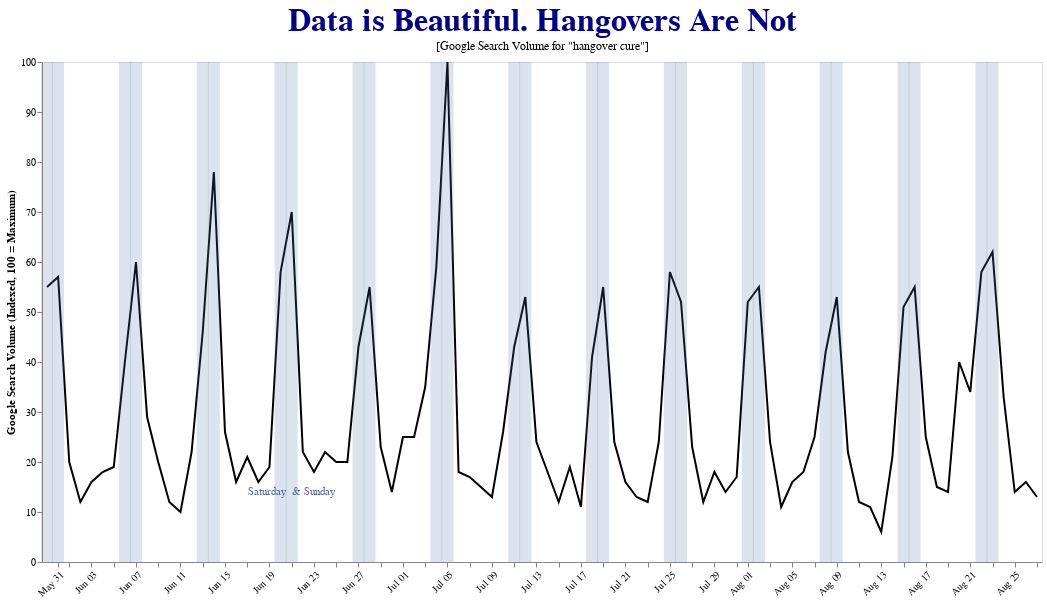

This figure's notebook cell:
### Markdown cell above
And some final touches to the plot.

### Code cell
c.properties(
    title= {
        "text": "Data is Beautiful. Hangovers Are Not",
        "subtitle": "[Google Search Volume for \"hangover cure\"]"
    }   
).configure_title(
    fontSize=32,
    color="darkblue"
)

### Figure 1 — Vega-Lite specification as saved in the notebook (floating-point values rounded to 4 significant figures)
{"config": {"view": {"continuousWidth": 400, "continuousHeight": 300}, "title": {"color": "darkblue", "fontSize": 32}}, "layer": [{"data": {"name": "data-4968d534fe40da61815f940442ba9fe3"}, "mark": {"type": "line", "color": "black"}, "encoding": {"x": {"type": "temporal", "axis": {"format": "%b %d", "grid": false, "labelAngle": -45, "title": ""}, "field": "Day"}, "y": {"type": "quantitative", "axis": {"grid": false}, "field": "Count", "title": "Google Search Volume (Indexed, 100 = Maximum)"}}, "height": 500, "title": "Data is Beautiful. Hangovers Are Not", "width": 1000}, {"data": {"name": "data-1d8084f21a1411ad8a200f0dd5d02e4d"}, "mark": {"type": "bar", "opacity": 0.2, "size": 12}, "encoding": {"x": {"type": "temporal", "field": "Day"}, "y": {"type": "quantitative", "field": "Count"}}}, {"data": {"name": "data-c53cc984476594f91b0e4bd7f103b3e5"}, "mark": {"type": "text", "color": "#4F61A1", "dy": 280}, "encoding": {"text": {"type": "nominal", "field": "label"}, "x": {"type": "temporal", "field": "Day"}, "y": {"type": "quantitative", "field": "Count"}}}], "title": {"text": "Data is Beautiful. Hangovers Are Not", "subtitle": "[Google Search Volume for \"hangover cure\"]"}, "$schema": "https://vega.github.io/schema/vega-lite/v4.8.1.json", "datasets": {"data-4968d534fe40da61815f940442ba9fe3": [{"Day": "2020-05-30T00:00:00", "Count": 55, "weekday": 5, "label": "Saturday \n& Sunday"}, {"Day": "2020-05-31T00:00:00", "Count": 57, "weekday": 6, "label": "Saturday \n& Sunday"}, {"Day": "2020-06-01T00:00:00", "Count": 20, "weekday": 0, "label": "Weekday"}, {"Day": "2020-06-02T00:00:00", "Count": 12, "weekday": 1, "label": "Weekday"}, {"Day": "2020-06-03T00:00:00", "Count": 16, "weekday": 2, "label": "Weekday"}, {"Day": "2020-06-04T00:00:00", "Count": 18, "weekday": 3, "label": "Weekday"}, {"Day": "2020-06-05T00:00:00", "Count": 19, "weekday": 4, "label": "Weekday"}, {"Day": "2020-06-06T00:00:00", "Count": 40, "weekday": 5, "label": "Saturday \n& Sunday"}, {"Day": "2020-06-07T00:00:00", "Count": 60, "weekday": 6, "label": "Saturday \n& Sunday"}, {"Day": "2020-06-08T00:00:00", "Count": 29, "weekday": 0, "label": "Weekday"}, {"Day": "2020-06-09T00:00:00", "Count": 20, "weekday": 1, "label": "Weekday"}, {"Day": "2020-06-10T00:00:00", "Count": 12, "weekday": 2, "label": "Weekday"}, {"Day": "2020-06-11T00:00:00", "Count": 10, "weekday": 3, "label": "Weekday"}, {"Day": "2020-06-12T00:00:00", "Count": 22, "weekday": 4, "label": "Weekday"}, {"Day": "2020-06-13T00:00:00", "Count": 46, "weekday": 5, "label": "Saturday \n& Sunday"}, {"Day": "2020-06-14T00:00:00", "Count": 78, "weekday": 6, "label": "Saturday \n& Sunday"}, {"Day": "2020-06-15T00:00:00", "Count": 26, "weekday": 0, "label": "Weekday"}, {"Day": "2020-06-16T00:00:00", "Count": 16, "weekday": 1, "label": "Weekday"}, {"Day": "2020-06-17T00:00:00", "Count": 21, "weekday": 2, "label": "Weekday"}, {"Day": "2020-06-18T00:00:00", "Count": 16, "weekday": 3, "label": "Weekday"}, {"Day": "2020-06-19T00:00:00", "Count": 19, "weekday": 4, "label": "Weekday"}, {"Day": "2020-06-20T00:00:00", "Count": 58, "weekday": 5, "label": "Saturday \n& Sunday"}, {"Day": "2020-06-21T00:00:00", "Count": 70, "weekday": 6, "label": "Saturday \n& Sunday"}, {"Day": "2020-06-22T00:00:00", "Count": 22, "weekday": 0, "label": "Weekday"}, {"Day": "2020-06-23T00:00:00", "Count": 18, "weekday": 1, "label": "Weekday"}, {"Day": "2020-06-24T00:00:00", "Count": 22, "weekday": 2, "label": "Weekday"}, {"Day": "2020-06-25T00:00:00", "Count": 20, "weekday": 3, "label": "Weekday"}, {"Day": "2020-06-26T00:00:00", "Count": 20, "weekday": 4, "label": "Weekday"}, {"Day": "2020-06-27T00:00:00", "Count": 43, "weekday": 5, "label": "Saturday \n& Sunday"}, {"Day": "2020-06-28T00:00:00", "Count": 55, "weekday": 6, "label": "Saturday \n& Sunday"}, {"Day": "2020-06-29T00:00:00", "Count": 23, "weekday": 0, "label": "Weekday"}, {"Day": "2020-06-30T00:00:00", "Count": 14, "weekday": 1, "label": "Weekday"}, {"Day": "2020-07-01T00:00:00", "Count": 25, "weekday": 2, "label": "Weekday"}, {"Day": "2020-07-02T00:00:00", "Count": 25, "weekday": 3, "label": "Weekday"}, {"Day": "2020-07-03T00:00:00", "Count": 35, "weekday": 4, "label": "Weekday"}, {"Day": "2020-07-04T00:00:00", "Count": 59, "weekday": 5, "label": "Saturday \n& Sunday"}, {"Day": "2020-07-05T00:00:00", "Count": 100, "weekday": 6, "label": "Saturday \n& Sunday"}, {"Day": "2020-07-06T00:00:00", "Count": 18, "weekday": 0, "label": "Weekday"}, {"Day": "2020-07-07T00:00:00", "Count": 17, "weekday": 1, "label": "Weekday"}, {"Day": "2020-07-08T00:00:00", "Count": 15, "weekday": 2, "label": "Weekday"}, {"Day": "2020-07-09T00:00:00", "Count": 13, "weekday": 3, "label": "Weekday"}, {"Day": "2020-07-10T00:00:00", "Count": 26, "weekday": 4, "label": "Weekday"}, {"Day": "2020-07-11T00:00:00", "Count": 43, "weekday": 5, "label": "Saturday \n& Sunday"}, {"Day": "2020-07-12T00:00:00", "Count": 53, "weekday": 6, "label": "Saturday \n& Sunday"}, {"Day": "2020-07-13T00:00:00", "Count": 24, "weekday": 0, "label": "Weekday"}, {"Day": "2020-07-14T00:00:00", "Count": 18, "weekday": 1, "label": "Weekday"}, {"Day": "2020-07-15T00:00:00", "Count": 12, "weekday": 2, "label": "Weekday"}, {"Day": "2020-07-16T00:00:00", "Count": 19, "weekday": 3, "label": "Weekday"}, {"Day": "2020-07-17T00:00:00", "Count": 11, "weekday": 4, "label": "Weekday"}, {"Day": "2020-07-18T00:00:00", "Count": 41, "weekday": 5, "label": "Saturday \n& Sunday"}, {"Day": "2020-07-19T00:00:00", "Count": 55, "weekday": 6, "label": "Saturday \n& Sunday"}, {"Day": "2020-07-20T00:00:00", "Count": 24, "weekday": 0, "label": "Weekday"}, {"Day": "2020-07-21T00:00:00", "Count": 16, "weekday": 1, "label": "Weekday"}, {"Day": "2020-07-22T00:00:00", "Count": 13, "weekday": 2, "label": "Weekday"}, {"Day": "2020-07-23T00:00:00", "Count": 12, "weekday": 3, "label": "Weekday"}, {"Day": "2020-07-24T00:00:00", "Count": 24, "weekday": 4, "label": "Weekday"}, {"Day": "2020-07-25T00:00:00", "Count": 58, "weekday": 5, "label": "Saturday \n& Sunday"}, {"Day": "2020-07-26T00:00:00", "Count": 52, "weekday": 6, "label": "Saturday \n& Sunday"}, {"Day": "2020-07-27T00:00:00", "Count": 23, "weekday": 0, "label": "Weekday"}, {"Day": "2020-07-28T00:00:00", "Count": 12, "weekday": 1, "label": "Weekday"}, {"Day": "2020-07-29T00:00:00", "Count": 18, "weekday": 2, "label": "Weekday"}, {"Day": "2020-07-30T00:00:00", "Count": 14, "weekday": 3, "label": "Weekday"}, {"Day": "2020-07-31T00:00:00", "Count": 17, "weekday": 4, "label": "Weekday"}, {"Day": "2020-08-01T00:00:00", "Count": 52, "weekday": 5, "label": "Saturday \n& Sunday"}, {"Day": "2020-08-02T00:00:00", "Count": 55, "weekday": 6, "label": "Saturday \n& Sunday"}, {"Day": "2020-08-03T00:00:00", "Count": 24, "weekday": 0, "label": "Weekday"}, {"Day": "2020-08-04T00:00:00", "Count": 11, "weekday": 1, "label": "Weekday"}, {"Day": "2020-08-05T00:00:00", "Count": 16, "weekday": 2, "label": "Weekday"}, {"Day": "2020-08-06T00:00:00", "Count": 18, "weekday": 3, "label": "Weekday"}, {"Day": "2020-08-07T00:00:00", "Count": 25, "weekday": 4, "label": "Weekday"}, {"Day": "2020-08-08T00:00:00", "Count": 42, "weekday": 5, "label": "Saturday \n& Sunday"}, {"Day": "2020-08-09T00:00:00", "Count": 53, "weekday": 6, "label": "Saturday \n& Sunday"}, {"Day": "2020-08-10T00:00:00", "Count": 22, "weekday": 0, "label": "Weekday"}, {"Day": "2020-08-11T00:00:00", "Count": 12, "weekday": 1, "label": "Weekday"}, {"Day": "2020-08-12T00:00:00", "Count": 11, "weekday": 2, "label": "Weekday"}, {"Day": "2020-08-13T00:00:00", "Count": 6, "weekday": 3, "label": "Weekday"}, {"Day": "2020-08-14T00:00:00", "Count": 21, "weekday": 4, "label": "Weekday"}, {"Day": "2020-08-15T00:00:00", "Count": 51, "weekday": 5, "label": "Saturday \n& Sunday"}, {"Day": "2020-08-16T00:00:00", "Count": 55, "weekday": 6, "label": "Saturday \n& Sunday"}, {"Day": "2020-08-17T00:00:00", "Count": 25, "weekday": 0, "label": "Weekday"}, {"Day": "2020-08-18T00:00:00", "Count": 15, "weekday": 1, "label": "Weekday"}, {"Day": "2020-08-19T00:00:00", "Count": 14, "weekday": 2, "label": "Weekday"}, {"Day": "2020-08-20T00:00:00", "Count": 40, "weekday": 3, "label": "Weekday"}, {"Day": "2020-08-21T00:00:00", "Count": 34, "weekday": 4, "label": "Weekday"}, {"Day": "2020-08-22T00:00:00", "Count": 58, "weekday": 5, "label": "Saturday \n& Sunday"}, {"Day": "2020-08-23T00:00:00", "Count": 62, "weekday": 6, "label": "Saturday \n& Sunday"}, {"Day": "2020-08-24T00:00:00", "Count": 33, "weekday": 0, "label": "Weekday"}, {"Day": "2020-08-25T00:00:00", "Count": 14, "weekday": 1, "label": "Weekday"}, {"Day": "2020-08-26T00:00:00", "Count": 16, "weekday": 2, "label": "Weekday"}, {"Day": "2020-08-27T00:00:00", "Count": 13, "weekday": 3, "label": "Weekday"}], "data-1d8084f21a1411ad8a200f0dd5d02e4d": [{"Day": "2020-05-30T00:00:00", "Count": 100}, {"Day": "2020-05-31T00:00:00", "Count": 100}, {"Day": "2020-06-06T00:00:00", "Count": 100}, {"Day": "2020-06-07T00:00:00", "Count": 100}, {"Day": "2020-06-13T00:00:00", "Count": 100}, {"Day": "2020-06-14T00:00:00", "Count": 100}, {"Day": "2020-06-20T00:00:00", "Count": 100}, {"Day": "2020-06-21T00:00:00", "Count": 100}, {"Day": "2020-06-27T00:00:00", "Count": 100}, {"Day": "2020-06-28T00:00:00", "Count": 100}, {"Day": "2020-07-04T00:00:00", "Count": 100}, {"Day": "2020-07-05T00:00:00", "Count": 100}, {"Day": "2020-07-11T00:00:00", "Count": 100}, {"Day": "2020-07-12T00:00:00", "Count": 100}, {"Day": "2020-07-18T00:00:00", "Count": 100}, {"Day": "2020-07-19T00:00:00", "Count": 100}, {"Day": "2020-07-25T00:00:00", "Count": 100}, {"Day": "2020-07-26T00:00:00", "Count": 100}, {"Day": "2020-08-01T00:00:00", "Count": 100}, {"Day": "2020-08-02T00:00:00", "Count": 100}, {"Day": "2020-08-08T00:00:00", "Count": 100}, {"Day": "2020-08-09T00:00:00", "Count": 100}, {"Day": "2020-08-15T00:00:00", "Count": 100}, {"Day": "2020-08-16T00:00:00", "Count": 100}, {"Day": "2020-08-22T00:00:00", "Count": 100}, {"Day": "2020-08-23T00:00:00", "Count": 100}], "data-c53cc984476594f91b0e4bd7f103b3e5": [{"Day": "2020-06-21T00:00:00", "Count": 70, "weekday": 6, "label": "Saturday \n& Sunday"}]}}
